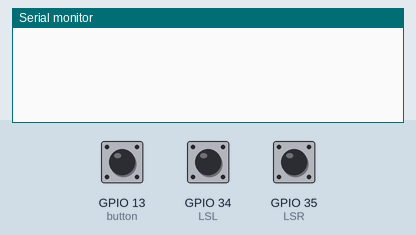
Recording of a sketch running on a simulated ESP32. Shown: the last lines printed to the serial monitor. Inputs (shaded band) come from the test bench; at power-on: GPIO 13 (button) HIGH, GPIO 35 (LSR) HIGH, GPIO 34 (LSL) HIGH.

Above: at 1.2 s.
1.3 s: GPIO 13 (button) pulled LOW for 0.15 s
At 2.5 s:
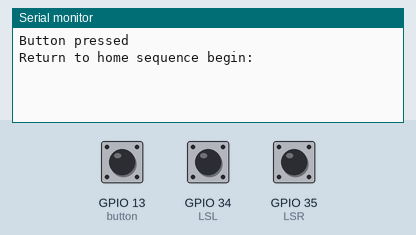
2.9 s: GPIO 35 (LSR) pulled LOW for 0.15 s
At 3.7 s:
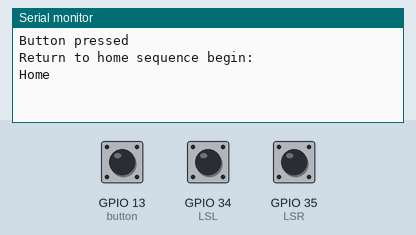
4.5 s: GPIO 13 (button) driven LOW and GPIO 35 (LSR) driven LOW
At 5.0 s:
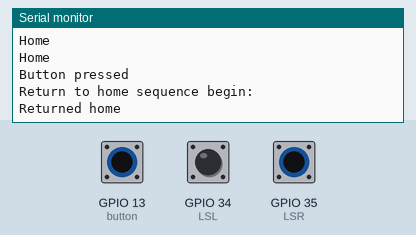

Measured:
- after the input at 1.3 s, the serial monitor: prints a new line at once (image 1)
- after the input at 2.9 s, the serial monitor: prints a new line at once (image 2)
- after the input at 4.5 s, the serial monitor: prints a new line at once (image 3)

The sketch:

FR_homingonly_v1.ino
```cpp
// This code is designed for the front right wheel
// Trivial changes must be made for the other wheels(both in terms of code and physical flap design)
// At the moment the code has printing messages to signify the actions performed. Needs to be modified to perform actual steering

#define LSL 34
#define LSR 35
#define button 13

bool vlp, vrp, vln, vrn; //Using 4 variables to store both the present and the previous states
// vlp ~ value on left limit switch previously, vrn ~ value on right limit switch now
int trig = 0;
int dir = 0;
int ended = 0;

void IRAM_ATTR watch(){
  vln = digitalRead(LSL);
  vrn = digitalRead(LSR);
  trig = 1;
  dir = 0; //0 means it is turning left and 1 means it turns right
}

void IRAM_ATTR turnright(){
  vln = digitalRead(LSL);
  vrn = digitalRead(LSR);
  dir = 1;
}

void IRAM_ATTR home(){
  ended = 1;
}

void setup() {
  Serial.begin(115200);
  pinMode(LSL, INPUT_PULLUP);
  pinMode(LSR, INPUT_PULLUP);
  pinMode(button, INPUT_PULLUP);
  attachInterrupt(button, watch, FALLING); // this interrupt is used to wait for the button to be pressed commanding the homing(turn left by default)
  attachInterrupt(LSL, turnright, FALLING); // this is called when the wheel homes beyond the correct position and requires to turn back
  attachInterrupt(LSR, home, FALLING); // this is called when home is reached and stops the turning
}

void loop() {
//      vln = digitalRead(LSL);
//      vrn = digitalRead(LSR);
  if (ended == 1){
    Serial.println("Home");
    ended = 0;
  }
  if (trig == 1){
      Serial.println("Button pressed");
      if ((vln == 1 && vrn == 1)){
        returntohome();
      }
      trig = 0;
  }
  if ((vln == 0 && vrn == 1) || (vln == 1 && vrn == 0)){
    vlp = vln; //storing the value for the next checking when the rover is at home or 45 degree angled
    vrp = vrn;
  }
}

void returntohome() {
  vln = digitalRead(LSL);
  vrn = digitalRead(LSR);
  Serial.println("Return to home sequence begin: \n");
  if(vln == 1 && vrn == 0){
    Serial.println("Returned home\n");
  }
  else if (vlp == 1 && vrp == 0){ //case where the rover is within -45 to +90 degrees from the home position
    vlp = vln;
    vrp = vrn;
    turn();
  }
}

void turn(){
  if (ended == 0 && dir == 0){
  Serial.println("turning left");
    turn();
  }
  else if (ended == 0 && dir == 1){
    Serial.println("turning right");
      turn();
  }
}
```
